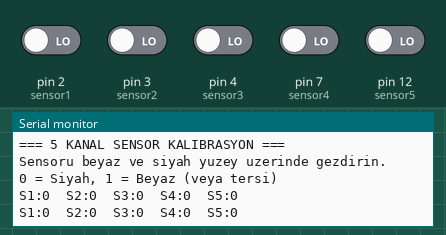
Bench run of a sketch on a simulated Arduino Uno, built with avr-gcc and run on an emulated ATmega328P. Shown: the last lines printed to the serial monitor. The test bench sets the inputs (shaded band); at power-on: pin 2 (sensor1), pin 3 (sensor2), pin 4 (sensor3), pin 7 (sensor4), pin 12 (sensor5) LOW.

Above: at 1.2 s.
1.3 s: pin 2 (sensor1) driven HIGH
At 2.5 s:
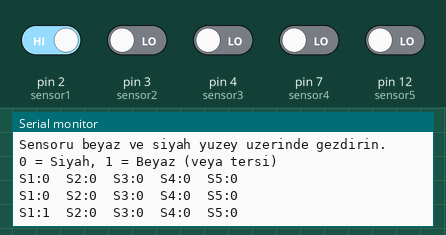
2.8 s: pin 3 (sensor2) driven HIGH
At 3.9 s:
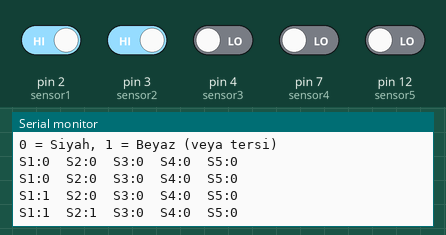
4.3 s: pin 4 (sensor3) driven HIGH
At 5.6 s:
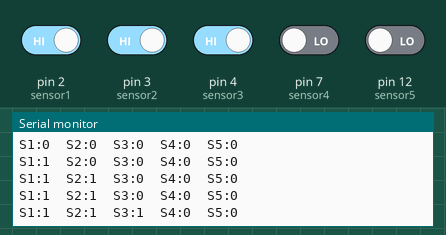
5.8 s: pin 7 (sensor4) driven HIGH
At 6.8 s:
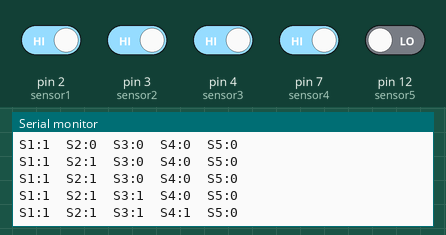
7.3 s: pin 12 (sensor5) driven HIGH
At 8.6 s:
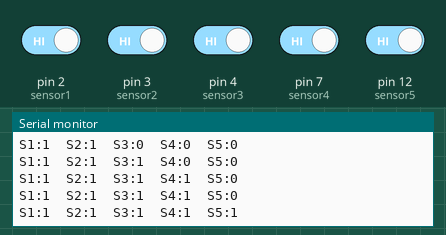
8.8 s: pin 2 (sensor1) driven LOW
At 9.9 s:
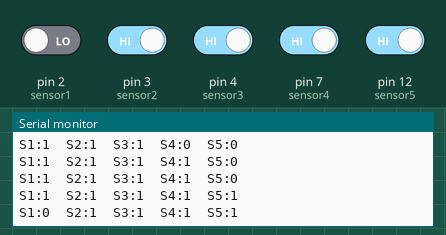

Measured:
- after the input at 1.3 s, the serial monitor: prints a new line after 0.79 s (image 1)
- after the input at 2.8 s, the serial monitor: prints a new line after 0.29 s (image 2)
- after the input at 4.3 s, the serial monitor: prints a new line after 0.79 s (image 3)
- after the input at 5.8 s, the serial monitor: prints a new line after 0.29 s (image 4)
- after the input at 7.3 s, the serial monitor: prints a new line after 0.79 s (image 5)
- after the input at 8.8 s, the serial monitor: prints a new line after 0.29 s (image 6)

The sketch:

test_sensor_kalibrasyon.ino
```cpp
// 5 Kanal IR Sensör Pinleri (Digital)
const int sensor1 = 2;   // En sol
const int sensor2 = 3;
const int sensor3 = 4;   // Orta
const int sensor4 = 7;
const int sensor5 = 12;  // En sag

void setup() {
  Serial.begin(9600);

  pinMode(sensor1, INPUT);
  pinMode(sensor2, INPUT);
  pinMode(sensor3, INPUT);
  pinMode(sensor4, INPUT);
  pinMode(sensor5, INPUT);

  Serial.println("=== 5 KANAL SENSOR KALIBRASYON ===");
  Serial.println("Sensoru beyaz ve siyah yuzey uzerinde gezdirin.");
  Serial.println("0 = Siyah, 1 = Beyaz (veya tersi)");
  Serial.println();
}

void loop() {
  int s1 = digitalRead(sensor1);
  int s2 = digitalRead(sensor2);
  int s3 = digitalRead(sensor3);
  int s4 = digitalRead(sensor4);
  int s5 = digitalRead(sensor5);

  Serial.print("S1:");
  Serial.print(s1);
  Serial.print("\tS2:");
  Serial.print(s2);
  Serial.print("\tS3:");
  Serial.print(s3);
  Serial.print("\tS4:");
  Serial.print(s4);
  Serial.print("\tS5:");
  Serial.println(s5);

  delay(1000);
}
```
